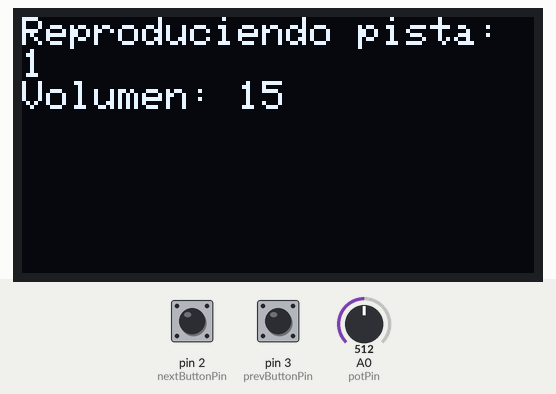
Bench run of a sketch on a simulated Arduino Uno, built with avr-gcc and run on an emulated ATmega328P. Parts: 128×64 one-colour display. The test bench sets the inputs (shaded band); at power-on: A0 (potPin) = 512, pin 2 (nextButtonPin) HIGH, pin 3 (prevButtonPin) HIGH. Storage starts empty; the audio player accepts every command and is not drawn.

Above: at 1.8 s.
1.9 s: A0 (potPin) set to 531
3.4 s: A0 (potPin) set to 561
4.9 s: A0 (potPin) set to 511
At 5.8 s:
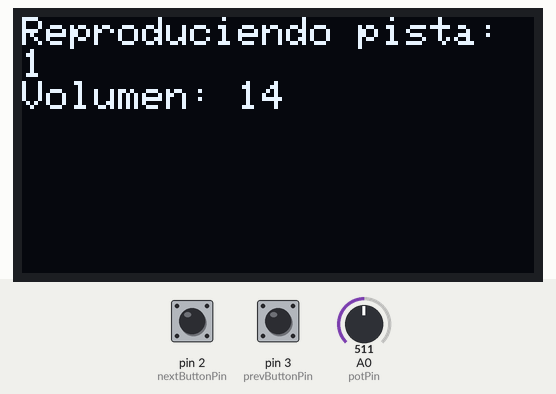
Timing chart, 0 to 7.9 s (numbered marks = the images above; inputs shaded):
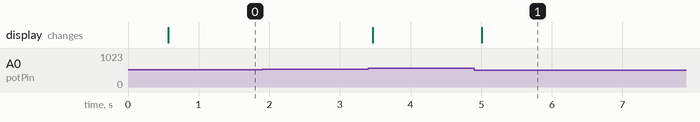

Measured:
- after the input at 1.9 s, every drawn part: stays the same
- after the input at 4.9 s, the display: changes after 0.11 s (image 1)

The sketch:

Reproductor_de_Audio.ino
```cpp
#include <Wire.h>
#include <Adafruit_GFX.h>
#include <Adafruit_SSD1306.h>
#include <SD.h>
#include <SoftwareSerial.h>
#include <DFRobotDFPlayerMini.h>

// Definiciones de la pantalla OLED
#define SCREEN_WIDTH 128
#define SCREEN_HEIGHT 64
Adafruit_SSD1306 display(SCREEN_WIDTH, SCREEN_HEIGHT, &Wire, -1);

// Pines para el potenciómetro y los pulsadores
const int potPin = A0;        // Potenciómetro conectado al pin analógico A0
const int nextButtonPin = 2;  // Pulsador para la siguiente pista conectado al pin digital 2
const int prevButtonPin = 3;  // Pulsador para la pista anterior conectado al pin digital 3

// Pines para el DFPlayer Mini
SoftwareSerial mySerial(10, 11); // RX, TX
DFRobotDFPlayerMini myDFPlayer;

// Variables
int currentTrack = 1;  // Número de pista actual
int totalTracks = 10;  // Total de pistas almacenadas
int volume = 15;       // Volumen inicial (0 a 30)

// Pines para la tarjeta SD
const int chipSelect = 10;

void setup() {
  // Inicialización de la comunicación serial
  Serial.begin(9600);
  mySerial.begin(9600);

  // Inicializar la pantalla OLED
  if (!display.begin(SSD1306_SWITCHCAPVCC, 0x3C)) {
    Serial.println(F("No se encuentra la pantalla OLED"));
    for (;;);
  }

  display.clearDisplay();
  display.setTextSize(1);
  display.setTextColor(SSD1306_WHITE);

  // Inicializar DFPlayer Mini
  if (!myDFPlayer.begin(mySerial)) {
    Serial.println(F("DFPlayer no conectado"));
    for (;;);
  }
  myDFPlayer.volume(volume);

  // Mostrar pista inicial en OLED
  mostrarPista(currentTrack);

  // Inicializar la tarjeta SD
  if (!SD.begin(chipSelect)) {
    Serial.println(F("Error en la tarjeta SD"));
    for (;;);
  }

  // Reproducir la primera pista
  myDFPlayer.play(currentTrack);

  // Configurar los pines de los pulsadores como entradas
  pinMode(nextButtonPin, INPUT_PULLUP);
  pinMode(prevButtonPin, INPUT_PULLUP);
}

void loop() {
  // Leer el estado de los pulsadores
  if (debounce(nextButtonPin)) {
    siguientePista();
  }

  if (debounce(prevButtonPin)) {
    pistaAnterior();
  }

  // Leer el valor del potenciómetro (0 a 1023)
  int potValue = analogRead(potPin);

  // Controlar el volumen con el potenciómetro
  int newVolume = map(potValue, 0, 1023, 0, 30);
  if (newVolume != volume) {
    volume = newVolume;
    myDFPlayer.volume(volume);
    mostrarPista(currentTrack);  // Actualizar la pantalla OLED para mostrar el nuevo volumen
  }

  delay(100);  // Pequeño retraso para evitar rebotes de los botones
}

// Función para cambiar a la siguiente pista
void siguientePista() {
  currentTrack++;
  if (currentTrack > totalTracks) currentTrack = 1;  // Reiniciar a la primera pista si se excede
  myDFPlayer.play(currentTrack);
  mostrarPista(currentTrack);  // Mostrar la nueva pista en la pantalla OLED
}

// Función para volver a la pista anterior
void pistaAnterior() {
  currentTrack--;
  if (currentTrack < 1) currentTrack = totalTracks;  // Reiniciar a la última pista si se va por debajo de 1
  myDFPlayer.play(currentTrack);
  mostrarPista(currentTrack);  // Mostrar la nueva pista en la pantalla OLED
}

// Función para mostrar la pista y el volumen en la pantalla OLED
void mostrarPista(int pista) {
  display.clearDisplay();
  display.setCursor(0, 0);
  display.print("Reproduciendo pista: ");
  display.println(pista);
  display.setCursor(0, 16);
  display.print("Volumen: ");
  display.println(volume);
  display.display();
}

// Función de debounce para los pulsadores
bool debounce(int buttonPin) {
  static unsigned long lastDebounceTime = 0;
  static int lastButtonState = HIGH;
  int reading = digitalRead(buttonPin);

  if (reading != lastButtonState) {
      lastDebounceTime = millis();
  }

  if ((millis() - lastDebounceTime) > 50) {
      if (reading != lastButtonState) {
          lastButtonState = reading;
          return reading == LOW; // Devuelve true si el botón está presionado
      }
  }

  return false; // No se detectó un cambio
}
```
